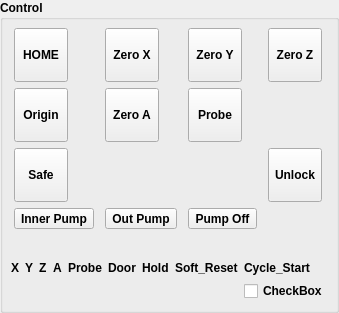
         <widget class="QGroupBox" name="grpControl">
          <property name="font">
           <font>
            <weight>75</weight>
            <bold>true</bold>
           </font>
          </property>
          <property name="title">
           <string>Control</string>
          </property>
          <property name="overrided" stdset="0">
           <bool>false</bool>
          </property>
          <layout class="QVBoxLayout" name="verticalLayout" stretch="0,0">
           <property name="leftMargin">
            <number>8</number>
           </property>
           <property name="topMargin">
            <number>8</number>
           </property>
           <property name="rightMargin">
            <number>8</number>
           </property>
           <property name="bottomMargin">
            <number>9</number>
           </property>
           <item>
            <layout class="QGridLayout" name="gridLayout_5">
             <property name="horizontalSpacing">
              <number>8</number>
             </property>
             <item row="0" column="7">
              <widget class="QToolButton" name="cmdZeroZ">
               <property name="minimumSize">
                <size>
                 <width>54</width>
                 <height>54</height>
                </size>
               </property>
               <property name="text">
                <string>Zero Z</string>
               </property>
               <property name="icon">
                <iconset resource="images.qrc">
                 <normaloff>:/images/zero_z.png</normaloff>:/images/zero_z.png</iconset>
               </property>
               <property name="iconSize">
                <size>
                 <width>30</width>
                 <height>30</height>
                </size>
               </property>
               <property name="toolButtonStyle">
                <enum>Qt::ToolButtonTextUnderIcon</enum>
               </property>
              </widget>
             </item>
             <item row="2" column="5">
              <widget class="QToolButton" name="cmdTouch">
               <property name="minimumSize">
                <size>
                 <width>54</width>
                 <height>54</height>
                </size>
               </property>
               <property name="text">
                <string>Probe</string>
               </property>
               <property name="icon">
                <iconset resource="images.qrc">
                 <normaloff>:/images/search_for_z.png</normaloff>:/images/search_for_z.png</iconset>
               </property>
               <property name="iconSize">
                <size>
                 <width>30</width>
                 <height>30</height>
                </size>
               </property>
               <property name="toolButtonStyle">
                <enum>Qt::ToolButtonTextUnderIcon</enum>
               </property>
              </widget>
             </item>
             <item row="3" column="1">
              <widget class="QToolButton" name="cmdSafePosition">
               <property name="minimumSize">
                <size>
                 <width>54</width>
                 <height>54</height>
                </size>
               </property>
               <property name="text">
                <string>Safe</string>
               </property>
               <property name="icon">
                <iconset resource="images.qrc">
                 <normaloff>:/images/safe_z.png</normaloff>:/images/safe_z.png</iconset>
               </property>
               <property name="iconSize">
                <size>
                 <width>30</width>
                 <height>30</height>
                </size>
               </property>
               <property name="toolButtonStyle">
                <enum>Qt::ToolButtonTextUnderIcon</enum>
               </property>
              </widget>
             </item>
             <item row="3" column="7">
              <widget class="QToolButton" name="cmdUnlock">
               <property name="minimumSize">
                <size>
                 <width>54</width>
                 <height>54</height>
                </size>
               </property>
               <property name="text">
                <string>Unlock</string>
               </property>
               <property name="icon">
                <iconset resource="images.qrc">
                 <normaloff>:/images/unlock.png</normaloff>:/images/unlock.png</iconset>
               </property>
               <property name="iconSize">
                <size>
                 <width>30</width>
                 <height>30</height>
                </size>
               </property>
               <property name="toolButtonStyle">
                <enum>Qt::ToolButtonTextUnderIcon</enum>
               </property>
              </widget>
             </item>
             <item row="2" column="3">
              <widget class="QToolButton" name="cmdZeroA">
               <property name="minimumSize">
                <size>
                 <width>54</width>
                 <height>54</height>
                </size>
               </property>
               <property name="text">
                <string>Zero A</string>
               </property>
               <property name="icon">
                <iconset resource="images.qrc">
                 <normaloff>:/images/zero_a.png</normaloff>:/images/zero_a.png</iconset>
               </property>
               <property name="iconSize">
                <size>
                 <width>30</width>
                 <height>30</height>
                </size>
               </property>
               <property name="toolButtonStyle">
                <enum>Qt::ToolButtonTextUnderIcon</enum>
               </property>
              </widget>
             </item>
             <item row="2" column="1">
              <widget class="QToolButton" name="cmdRestoreOrigin">
               <property name="minimumSize">
                <size>
                 <width>54</width>
                 <height>54</height>
                </size>
               </property>
               <property name="text">
                <string>Origin</string>
               </property>
               <property name="icon">
                <iconset resource="images.qrc">
                 <normaloff>:/images/origin.png</normaloff>:/images/origin.png</iconset>
               </property>
               <property name="iconSize">
                <size>
                 <width>30</width>
                 <height>30</height>
                </size>
               </property>
               <property name="toolButtonStyle">
                <enum>Qt::ToolButtonTextUnderIcon</enum>
               </property>
              </widget>
             </item>
             <item row="0" column="1">
              <widget class="QToolButton" name="cmdHome">
               <property name="minimumSize">
                <size>
                 <width>54</width>
                 <height>54</height>
                </size>
               </property>
               <property name="text">
                <string>HOME</string>
               </property>
               <property name="icon">
                <iconset resource="images.qrc">
                 <normaloff>:/images/home.png</normaloff>:/images/home.png</iconset>
               </property>
               <property name="iconSize">
                <size>
                 <width>30</width>
                 <height>30</height>
                </size>
               </property>
               <property name="toolButtonStyle">
                <enum>Qt::ToolButtonTextUnderIcon</enum>
               </property>
              </widget>
             </item>
             <item row="0" column="5">
              <widget class="QToolButton" name="cmdZeroY">
               <property name="minimumSize">
                <size>
                 <width>54</width>
                 <height>54</height>
                </size>
               </property>
               <property name="text">
                <string>Zero Y</string>
               </property>
               <property name="icon">
                <iconset resource="images.qrc">
                 <normaloff>:/images/axis_zero.png</normaloff>:/images/axis_zero.png</iconset>
               </property>
               <property name="iconSize">
                <size>
                 <width>30</width>
                 <height>30</height>
                </size>
               </property>
               <property name="toolButtonStyle">
                <enum>Qt::ToolButtonTextUnderIcon</enum>
               </property>
              </widget>
             </item>
             <item row="0" column="3">
              <widget class="QToolButton" name="cmdZeroX">
               <property name="enabled">
                <bool>true</bool>
               </property>
               <property name="minimumSize">
                <size>
                 <width>54</width>
                 <height>54</height>
                </size>
               </property>
               <property name="text">
                <string>Zero X</string>
               </property>
               <property name="icon">
                <iconset resource="images.qrc">
                 <normaloff>:/images/axis_zero.png</normaloff>:/images/axis_zero.png</iconset>
               </property>
               <property name="iconSize">
                <size>
                 <width>30</width>
                 <height>30</height>
                </size>
               </property>
               <property name="toolButtonStyle">
                <enum>Qt::ToolButtonTextUnderIcon</enum>
               </property>
              </widget>
             </item>
             <item row="4" column="1">
              <widget class="QToolButton" name="cmdPumpM7">
               <property name="styleSheet">
                <string notr="true"/>
               </property>
               <property name="text">
                <string>Inner Pump</string>
               </property>
               <property name="icon">
                <iconset resource="images.qrc">
                 <normaloff>:/images/btnFloodM8_light.svg</normaloff>:/images/btnFloodM8_light.svg</iconset>
               </property>
               <property name="toolButtonStyle">
                <enum>Qt::ToolButtonTextUnderIcon</enum>
               </property>
              </widget>
             </item>
             <item row="4" column="3">
              <widget class="QToolButton" name="cmdPumpM8">
               <property name="styleSheet">
                <string notr="true"/>
               </property>
               <property name="text">
                <string>Out Pump</string>
               </property>
               <property name="icon">
                <iconset resource="images.qrc">
                 <normaloff>:/images/btnFloodM7_1.svg</normaloff>:/images/btnFloodM7_1.svg</iconset>
               </property>
               <property name="toolButtonStyle">
                <enum>Qt::ToolButtonTextUnderIcon</enum>
               </property>
              </widget>
             </item>
             <item row="4" column="5">
              <widget class="QToolButton" name="cmdPumpOffM9">
               <property name="text">
                <string>Pump Off</string>
               </property>
               <property name="icon">
                <iconset resource="images.qrc">
                 <normaloff>:/images/btnFloodM9_light.svg</normaloff>:/images/btnFloodM9_light.svg</iconset>
               </property>
               <property name="toolButtonStyle">
                <enum>Qt::ToolButtonTextUnderIcon</enum>
               </property>
              </widget>
             </item>
            </layout>
           </item>
           <item>
            <layout class="QGridLayout" name="gridLayout_9">
             <item row="2" column="2">
              <widget class="LightWidget" name="lwLimitZRev" native="true"/>
             </item>
             <item row="2" column="0">
              <widget class="LightWidget" name="lwLimitXRev" native="true">
               <property name="minimumSize">
                <size>
                 <width>0</width>
                 <height>20</height>
                </size>
               </property>
              </widget>
             </item>
             <item row="0" column="4">
              <widget class="LightWidget" name="lwPinProbe" native="true"/>
             </item>
             <item row="0" column="7">
              <widget class="LightWidget" name="lwPinSoftreset" native="true"/>
             </item>
             <item row="0" column="0">
              <widget class="LightWidget" name="lwLimitXFwd" native="true">
               <property name="minimumSize">
                <size>
                 <width>0</width>
                 <height>20</height>
                </size>
               </property>
              </widget>
             </item>
             <item row="2" column="3">
              <widget class="LightWidget" name="lwLimitARev" native="true"/>
             </item>
             <item row="1" column="4">
              <widget class="QLabel" name="label_27">
               <property name="text">
                <string>Probe</string>
               </property>
              </widget>
             </item>
             <item row="1" column="3">
              <widget class="QLabel" name="label_30">
               <property name="text">
                <string>A</string>
               </property>
              </widget>
             </item>
             <item row="1" column="8">
              <widget class="QLabel" name="label_36">
               <property name="text">
                <string>Cycle_Start</string>
               </property>
              </widget>
             </item>
             <item row="1" column="7">
              <widget class="QLabel" name="label_35">
               <property name="text">
                <string>Soft_Reset</string>
               </property>
              </widget>
             </item>
             <item row="2" column="1">
              <widget class="LightWidget" name="lwLimitYRev" native="true"/>
             </item>
             <item row="0" column="5">
              <widget class="LightWidget" name="lwPinDoor" native="true"/>
             </item>
             <item row="0" column="8">
              <widget class="LightWidget" name="lwPinCyclestrart" native="true"/>
             </item>
             <item row="0" column="1">
              <widget class="LightWidget" name="lwLimitYFwd" native="true"/>
             </item>
             <item row="1" column="2">
              <widget class="QLabel" name="label_32">
               <property name="text">
                <string>Z</string>
               </property>
              </widget>
             </item>
             <item row="0" column="6">
              <widget class="LightWidget" name="lwPinHold" native="true"/>
             </item>
             <item row="2" column="8">
              <widget class="QCheckBox" name="chkGrblWPosMPos">
               <property name="text">
                <string>CheckBox</string>
               </property>
              </widget>
             </item>
             <item row="0" column="3">
              <widget class="LightWidget" name="lwLimitAFwd" native="true">
               <property name="minimumSize">
                <size>
                 <width>0</width>
                 <height>20</height>
                </size>
               </property>
              </widget>
             </item>
             <item row="1" column="5">
              <widget class="QLabel" name="label_28">
               <property name="text">
                <string>Door</string>
               </property>
              </widget>
             </item>
             <item row="0" column="2">
              <widget class="LightWidget" name="lwLimitZFwd" native="true"/>
             </item>
             <item row="1" column="0">
              <widget class="QLabel" name="label_34">
               <property name="text">
                <string>X</string>
               </property>
              </widget>
             </item>
             <item row="1" column="1">
              <widget class="QLabel" name="label_33">
               <property name="text">
                <string>Y</string>
               </property>
              </widget>
             </item>
             <item row="1" column="6">
              <widget class="QLabel" name="label_29">
               <property name="text">
                <string>Hold</string>
               </property>
              </widget>
             </item>
            </layout>
           </item>
          </layout>
         </widget>
